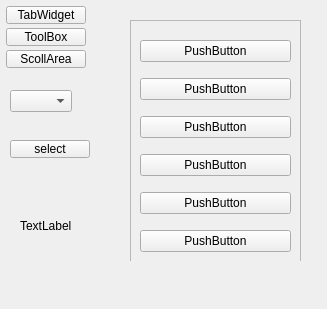
<?xml version="1.0" encoding="UTF-8"?>
<ui version="4.0">
 <class>Widget</class>
 <widget class="QWidget" name="Widget">
  <property name="geometry">
   <rect>
    <x>0</x>
    <y>0</y>
    <width>327</width>
    <height>309</height>
   </rect>
  </property>
  <property name="windowTitle">
   <string>Widget</string>
  </property>
  <widget class="QStackedWidget" name="stackedWidget_2">
   <property name="geometry">
    <rect>
     <x>90</x>
     <y>0</y>
     <width>231</width>
     <height>261</height>
    </rect>
   </property>
   <property name="currentIndex">
    <number>0</number>
   </property>
   <widget class="QWidget" name="page_4">
    <widget class="QScrollArea" name="scrollArea">
     <property name="geometry">
      <rect>
       <x>40</x>
       <y>20</y>
       <width>171</width>
       <height>293</height>
      </rect>
     </property>
     <property name="widgetResizable">
      <bool>true</bool>
     </property>
     <widget class="QWidget" name="scrollAreaWidgetContents_2">
      <property name="geometry">
       <rect>
        <x>0</x>
        <y>0</y>
        <width>169</width>
        <height>291</height>
       </rect>
      </property>
      <layout class="QVBoxLayout" name="verticalLayout">
       <item>
        <widget class="QPushButton" name="pushButton">
         <property name="text">
          <string>PushButton</string>
         </property>
        </widget>
       </item>
       <item>
        <widget class="QPushButton" name="pushButton_2">
         <property name="text">
          <string>PushButton</string>
         </property>
        </widget>
       </item>
       <item>
        <widget class="QPushButton" name="pushButton_3">
         <property name="text">
          <string>PushButton</string>
         </property>
        </widget>
       </item>
       <item>
        <widget class="QPushButton" name="pushButton_7">
         <property name="text">
          <string>PushButton</string>
         </property>
        </widget>
       </item>
       <item>
        <widget class="QPushButton" name="pushButton_6">
         <property name="text">
          <string>PushButton</string>
         </property>
        </widget>
       </item>
       <item>
        <widget class="QPushButton" name="pushButton_5">
         <property name="text">
          <string>PushButton</string>
         </property>
        </widget>
       </item>
       <item>
        <widget class="QPushButton" name="pushButton_4">
         <property name="text">
          <string>PushButton</string>
         </property>
        </widget>
       </item>
      </layout>
     </widget>
    </widget>
   </widget>
   <widget class="QWidget" name="page_6">
    <widget class="QToolBox" name="toolBox">
     <property name="geometry">
      <rect>
       <x>10</x>
       <y>10</y>
       <width>92</width>
       <height>111</height>
      </rect>
     </property>
     <property name="currentIndex">
      <number>0</number>
     </property>
     <widget class="QWidget" name="page1">
      <property name="geometry">
       <rect>
        <x>0</x>
        <y>0</y>
        <width>92</width>
        <height>39</height>
       </rect>
      </property>
      <attribute name="label">
       <string>家人</string>
      </attribute>
      <layout class="QVBoxLayout" name="verticalLayout_3">
       <item>
        <widget class="QPushButton" name="pushButton_8">
         <property name="text">
          <string>PushButton</string>
         </property>
        </widget>
       </item>
      </layout>
     </widget>
     <widget class="QWidget" name="page2">
      <property name="geometry">
       <rect>
        <x>0</x>
        <y>0</y>
        <width>92</width>
        <height>39</height>
       </rect>
      </property>
      <attribute name="label">
       <string>朋友</string>
      </attribute>
      <widget class="QToolButton" name="toolButton">
       <property name="geometry">
        <rect>
         <x>30</x>
         <y>20</y>
         <width>21</width>
         <height>19</height>
        </rect>
       </property>
       <property name="text">
        <string>...</string>
       </property>
      </widget>
     </widget>
     <widget class="QWidget" name="page">
      <attribute name="label">
       <string>黑名单</string>
      </attribute>
      <widget class="QToolButton" name="toolButton_2">
       <property name="geometry">
        <rect>
         <x>20</x>
         <y>0</y>
         <width>21</width>
         <height>19</height>
        </rect>
       </property>
       <property name="text">
        <string>...</string>
       </property>
      </widget>
      <widget class="QStackedWidget" name="stackedWidget">
       <property name="geometry">
        <rect>
         <x>60</x>
         <y>40</y>
         <width>120</width>
         <height>80</height>
        </rect>
       </property>
       <widget class="QWidget" name="page_2"/>
       <widget class="QWidget" name="page_3"/>
      </widget>
     </widget>
    </widget>
   </widget>
   <widget class="QWidget" name="page_5">
    <layout class="QVBoxLayout" name="verticalLayout_4">
     <item>
      <widget class="QTabWidget" name="tabWidget">
       <property name="currentIndex">
        <number>2</number>
       </property>
       <widget class="QWidget" name="tab">
        <attribute name="title">
         <string>百度</string>
        </attribute>
       </widget>
       <widget class="QWidget" name="tab_3">
        <attribute name="title">
         <string>edge</string>
        </attribute>
       </widget>
       <widget class="QWidget" name="tab_2">
        <attribute name="title">
         <string>谷歌</string>
        </attribute>
       </widget>
      </widget>
     </item>
    </layout>
   </widget>
  </widget>
  <widget class="QPushButton" name="btn_TabWidget">
   <property name="geometry">
    <rect>
     <x>6</x>
     <y>6</y>
     <width>80</width>
     <height>18</height>
    </rect>
   </property>
   <property name="text">
    <string>TabWidget</string>
   </property>
  </widget>
  <widget class="QPushButton" name="btn_ToolBox">
   <property name="geometry">
    <rect>
     <x>6</x>
     <y>28</y>
     <width>80</width>
     <height>18</height>
    </rect>
   </property>
   <property name="text">
    <string>ToolBox</string>
   </property>
  </widget>
  <widget class="QPushButton" name="btn_ScollArea">
   <property name="geometry">
    <rect>
     <x>6</x>
     <y>50</y>
     <width>80</width>
     <height>18</height>
    </rect>
   </property>
   <property name="text">
    <string>ScollArea</string>
   </property>
  </widget>
  <widget class="QComboBox" name="comboBox">
   <property name="geometry">
    <rect>
     <x>10</x>
     <y>90</y>
     <width>62</width>
     <height>22</height>
    </rect>
   </property>
  </widget>
  <widget class="QPushButton" name="btn_select">
   <property name="geometry">
    <rect>
     <x>10</x>
     <y>140</y>
     <width>80</width>
     <height>18</height>
    </rect>
   </property>
   <property name="text">
    <string>select</string>
   </property>
  </widget>
  <widget class="QLabel" name="label">
   <property name="geometry">
    <rect>
     <x>20</x>
     <y>190</y>
     <width>71</width>
     <height>71</height>
    </rect>
   </property>
   <property name="text">
    <string>TextLabel</string>
   </property>
  </widget>
 </widget>
 <resources/>
 <connections/>
</ui>
